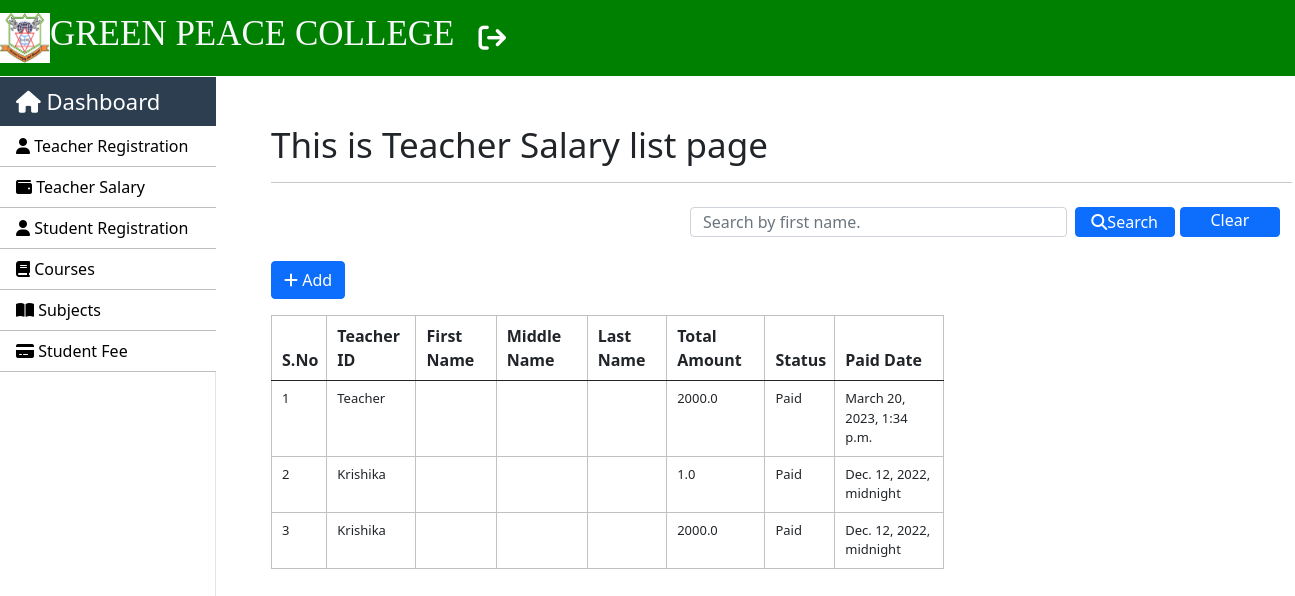
The page /teachers/salary (signed in) on the database its author committed.
### SMS/models.py (models this page shows, shortened)
class Teacher_salary(models.Model):
    teacher_id = models.ForeignKey(Teacher, on_delete=models.CASCADE)
    total_amount = models.FloatField()
    status = models.CharField(max_length=250)
    paid_date = models.DateTimeField()
    class Meta:
        db_table = "teacher_salary"

class Teacher(models.Model):
    first_name = models.CharField(max_length=250)
    middle_name = models.CharField(max_length=250, blank=True)
    last_name = models.CharField(max_length=250)
    mobile_no = models.IntegerField()
    image = models.ImageField(upload_to='Images/Teachers', blank=True)
    course_name = models.ForeignKey(Course, on_delete=models.CASCADE)
    session = models.CharField(max_length=250)
    teacher_status = models.CharField(max_length=100)
    application_status = models.CharField(max_length=100)
    dob = models.DateField()
    gender = models.CharField(max_length=250)
    address = models.CharField(max_length=250)
    hire_date = models.DateField()
    email = models.EmailField()
    def __str__(self):
        return self.first_name
    class Meta:
        db_table = "teacher_info"

### SMS/views.py (the view)
# urls.py: path("teachers/salary",views.teachers_salary, name = 'salary-teacher'),
@login_required(login_url='login')
def teachers_salary(request):
    salary_list = Teacher_salary.objects.all()
    context = {"data": salary_list}
    if request.method == "POST":
        search = request.POST.get('search')
        salary = Teacher_salary.objects.filter(teacher_id__first_name__icontains=search)
        context = {"data": salary}
        return render(request, 'teachers/teacher_salary.html', context)
    return render(request, 'teachers/teacher_salary.html', context)

### templates/teachers/teacher_salary.html (shortened to what this page needs)
{% extends 'layouts/master.html' %}
{% block custom_css %}
<link rel="stylesheet" href="https://cdnjs.cloudflare.com/ajax/libs/font-awesome/6.3.0/css/all.min.css"/>
{% endblock %}
{% block content %}
<div class="container mt-5">
    <h1>This is Teacher Salary list page</h1>
    <hr>
    <nav class="navbar bg-body-tertiary">
        <div class="container-fluid">
              <form class="d-flex" role="search" action="{% url 'salary-teacher' %}" method="POST">
                <input style="height: 30px;" class="form-control me-2" type="text" name="search" placeholder="Search by first name." aria-label="Search">
                <button class="btn btn-primary mb-3 mr-3" type="submit" style="height:30px; width: 160px; padding: 0px;"><i class="fa-solid fa-search"></i>Search</button>
                <a href="{% url 'salary-teacher' %}" class="btn btn-primary mb-3 ml-2"  style="height:30px; width: 160px; padding: 0px; margin-left: 5px;">Clear</a>
              </form>
        </div>
    </nav>
    <a href="{% url 'add-salary-teacher' %}" class="btn btn-primary mb-3"><i class="fa-solid fa-plus"></i> Add</a>
    <div class="row">
        <div class="col-8">
            <table class="table table-striped-columns table-hover">
                <thead>
                    <tr>
                        <th>S.No</th>
                        <th>Teacher ID</th>
                        <th>First Name</th>
                        <th>Middle Name</th>
                        <th>Last Name</th>
                        <th>Total Amount</th>
                        <th>Status</th>
                        <th>Paid Date</th>
                    </tr>
                </thead>
                <tbody>
                    {% for val in data %}
                    <tr>
                        <td>{{ forloop.counter }}</td>
                        <td>{{ val.teacher_id }}</td>
                        <td>{{ val.first_name }}</td>
                        <td>{{ val.middle_name }}</td>
                        <td>{{ val.last_name }}</td>
                        <td>{{val.total_amount}}</td>
                        <td>{{val.status}}</td>
                        <td>{{val.paid_date}}</td>
                    </tr>
                    {% endfor %}
                </tbody>
            </table>
        </div>
    </div>
</div>
{% endblock %}

### static/css/style.css (style rules this page uses)
h1 { font-size: 35px; }
.table-elements tr, td, th { font-size: 13px; border: 1px solid rgb(194, 193, 193); padding-left: 10px !important; }
.table-font-for-transcript td, th { font-size: 16px !important; }

### rows shown on the page
Teacher_salary: teacher_id "Teacher", total_amount "2000.0", status "Paid", paid_date "March 20, 2023, 1:34 p.m."
Teacher_salary: teacher_id "Krishika", total_amount "1.0", status "Paid", paid_date "Dec. 12, 2022, midnight"
Teacher_salary: teacher_id "Krishika", total_amount "2000.0", status "Paid", paid_date "Dec. 12, 2022, midnight"
